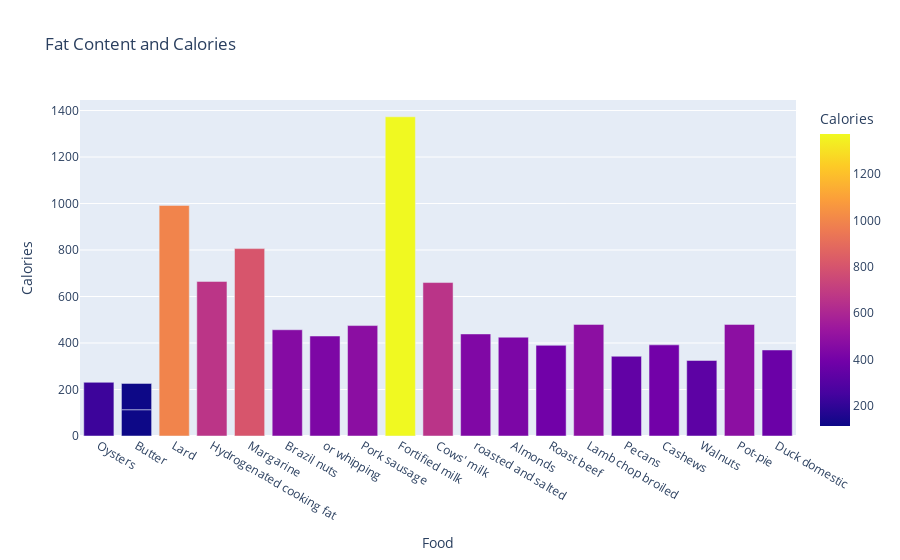

Notebook code for this chart:
### Markdown cell above
## Contenido de grasa
Normalmente, las fuentes de grasa suelen ser menospreciadas, pero se necesita cierta cantidad de grasa para tener un intestino sano. Veamos algunos alimentos grasos.

### Code cell
fats= nutrients.sort_values(by='Fat', ascending= False)
top_20_fat=fats.head(20)
fig = px.bar(top_20_fat, x='Food', y='Calories', color='Calories', title=' Fat Content and Calories')
fig.show()

### Figure 1 — Plotly figure (JSON) as saved in the notebook; plotly's stock layout.template omitted (floating-point values rounded to 4 significant figures)
{"data": [{"alignmentgroup": "True", "hovertemplate": "Food=%{x}<br>Calories=%{marker.color}<extra></extra>", "legendgroup": "", "marker": {"color": [231, 113, 113, 992, 665, 806, 457, 430, 475, 1373, 660, 439, 425, 390, 480, 343, 392, 325, 480, 370], "coloraxis": "coloraxis", "pattern": {"shape": ""}}, "name": "", "offsetgroup": "", "orientation": "v", "showlegend": false, "textposition": "auto", "type": "bar", "x": ["Oysters", "Butter", "Butter", "Lard", "Hydrogenated cooking fat", "Margarine", "Brazil nuts", "or whipping", "Pork sausage", "Fortified milk", "Cows' milk", "roasted and salted", "Almonds", "Roast beef", "Lamb chop broiled", "Pecans", "Cashews", "Walnuts", "Pot-pie", "Duck domestic"], "xaxis": "x", "y": [231, 113, 113, 992, 665, 806, 457, 430, 475, 1373, 660, 439, 425, 390, 480, 343, 392, 325, 480, 370], "yaxis": "y"}], "layout": {"autosize": true, "barmode": "relative", "coloraxis": {"colorbar": {"title": {"text": "Calories"}}, "colorscale": [[0, "#0d0887"], [0.1111, "#46039f"], [0.2222, "#7201a8"], [0.3333, "#9c179e"], [0.4444, "#bd3786"], [0.5556, "#d8576b"], [0.6667, "#ed7953"], [0.7778, "#fb9f3a"], [0.8889, "#fdca26"], [1, "#f0f921"]]}, "legend": {"tracegroupgap": 0}, "title": {"text": " Fat Content and Calories"}, "xaxis": {"anchor": "y", "autorange": true, "domain": [0, 1], "range": [-0.5, 18.5], "title": {"text": "Food"}, "type": "category"}, "yaxis": {"anchor": "x", "autorange": true, "domain": [0, 1], "range": [0, 1445.0], "title": {"text": "Calories"}, "type": "linear"}}}
